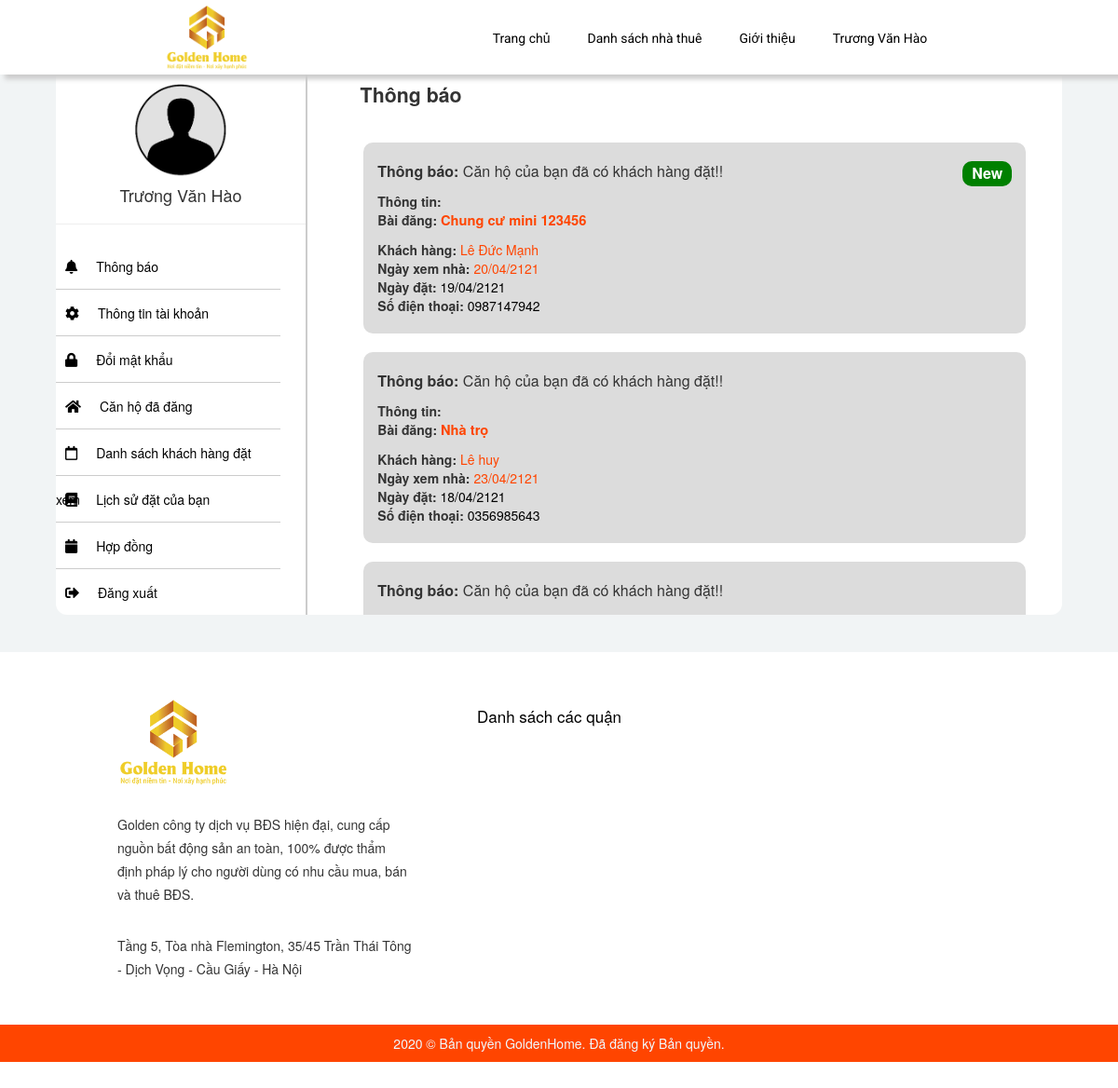
/site/index.php?act=thongbao&ma_tk=12 (signed in), run on the app's committed database.
### tables this page shows
CREATE TABLE `dat_lich`  (
  `id` int(11) NOT NULL AUTO_INCREMENT,
  `ma_dat` int(12) NOT NULL COMMENT 'mã đặt lịch xem',
  `ma_can` int(12) NOT NULL COMMENT 'mã căn hộ',
  `ma_tk` int(12) NOT NULL COMMENT 'mã tài khoản',
  `trang_thai` tinyint(1) NULL DEFAULT NULL,
  `ten_nguoi_dat` varchar(50) NULL DEFAULT NULL,
  `trang_thai_lich` tinyint(4) NULL DEFAULT NULL,
  `ghi_chu` varchar(255) NULL DEFAULT NULL,
  `sodt` varchar(50) NULL DEFAULT NULL,
  `gio_xem` time(0) NULL DEFAULT NULL,
  `ngay_dat` date NULL DEFAULT NULL COMMENT 'ngày đặt',
  `ngay_xem` date NULL DEFAULT NULL COMMENT 'ngày xem',
  PRIMARY KEY (`id`) USING BTREE,
  INDEX `Fk_datlich_tk`(`ma_tk`) USING BTREE,
  INDEX `Fk_datlich_canho`(`ma_can`) USING BTREE,
  INDEX `ma_dat`(`ma_dat`) USING BTREE,
  CONSTRAINT `Fk_datlich_canho` FOREIGN KEY (`ma_can`) REFERENCES `can_ho` (`ma_can`) ON DELETE CASCADE ON UPDATE CASCADE,
  CONSTRAINT `Fk_datlich_tk` FOREIGN KEY (`ma_tk`) REFERENCES `khach_hang` (`ma_tk`) ON DELETE CASCADE ON UPDATE CASCADE
);

CREATE TABLE `can_ho`  (
  `ma_can` int(12) NOT NULL AUTO_INCREMENT COMMENT 'mã căn hộ',
  `ma_quan` int(12) NOT NULL COMMENT 'mã quận',
  `id` int(12) NOT NULL COMMENT 'mã phường',
  `ma_loai` int(12) NOT NULL COMMENT 'mã loại căn',
  `ma_tk` int(12) NOT NULL,
  `dia_chi` varchar(255) NOT NULL COMMENT 'Địa chỉ',
  `ten_can_ho` varchar(150) NULL DEFAULT NULL COMMENT 'tên căn hộ',
  `dien_tich` float NULL DEFAULT NULL COMMENT 'diện tích ',
  `tang` tinyint(3) NULL DEFAULT NULL COMMENT 'Số tầng',
  `huong_nha` tinyint(8) NULL DEFAULT NULL COMMENT 'hướng nhà',
  `tien_ich` varchar(800) NULL DEFAULT NULL COMMENT 'Tiện ích',
  `chi_phi_khac` varchar(100) NULL DEFAULT NULL COMMENT 'chi phí khác',
  `so_phong_ngu` tinyint(2) NULL DEFAULT NULL COMMENT 'Số phòng ngủ',
  `so_phong_vs` tinyint(2) NULL DEFAULT NULL COMMENT 'Số phòng vệ sinh',
  `gia_thue` float NOT NULL DEFAULT 0 COMMENT 'Giá thuê',
  `hinh` varchar(150) NULL DEFAULT NULL,
  `hinha` varchar(150) NULL DEFAULT NULL,
  `hinhb` varchar(150) NULL DEFAULT NULL,
  `hinhc` varchar(150) NULL DEFAULT NULL,
  `an_hien` tinyint(1) NULL DEFAULT NULL COMMENT 'Ẩn hiện',
  `ghi_chu` varchar(50) NULL DEFAULT NULL COMMENT 'ghi chú',
  `trang_thai` varchar(50) NULL DEFAULT NULL,
  `so_luong` int(11) NULL DEFAULT NULL COMMENT 'Số lượng căn hộ',
  PRIMARY KEY (`ma_can`) USING BTREE,
  INDEX `FK_canho_loai`(`ma_loai`) USING BTREE,
  INDEX `FK_canho_quan`(`ma_quan`) USING BTREE,
  INDEX `FK_taikhoan_canho`(`ma_tk`) USING BTREE,
  INDEX `FK_phuong_canho`(`id`) USING BTREE,
  INDEX `ten_can_ho`(`ten_can_ho`) USING BTREE,
  INDEX `gia_thue`(`gia_thue`) USING BTREE,
  INDEX `chi_phi_khac`(`chi_phi_khac`) USING BTREE,
  INDEX `dia_chi`(`dia_chi`) USING BTREE,
  INDEX `dien_tich`(`dien_tich`) USING BTREE
);

### site/index.php (called while the page is built, shortened)
<?php
$ctrl='home';
    $pathFile ="controllers/$ctrl.php";
if (file_exists($pathFile)==true)
    require_once $pathFile;
else echo "Controller $ctrl không tồn tại";
?>

### system/database.php (called while the page is built, shortened)
<?php
function getConnection()
{
    $opt = array(PDO::MYSQL_ATTR_INIT_COMMAND => "SET NAMES utf8", PDO::ATTR_ERRMODE => PDO::ERRMODE_EXCEPTION);
    $conn = new PDO('mysql:host=' . HOST_DB . ';dbname=' . NAME_DB, USER_DB, PASS_DB, $opt);
    return $conn;
}
function query($sql)
{
    $conn = getConnection();
    $result = $conn->query($sql);
    return $result;
}

### site/models/home.php (called while the page is built, shortened)
 <?php
require_once('../system/database.php');
function getthongbao($id){
    $sql="SELECT ch.ten_can_ho, ch.ma_tk, dl.ma_can ,dl.ma_tk,kh.ho_ten,trang_thai_lich,ten_nguoi_dat,gio_xem, ngay_xem , ngay_dat, sodt, ma_dat, dl.trang_thai,dl.ghi_chu
    FROM can_ho ch INNER JOIN dat_lich dl ON ch.ma_can = dl.ma_can
    INNER JOIN khach_hang kh ON kh.ma_tk=dl.ma_tk WHERE ch.ma_tk='$id' and ch.an_hien = 1 order by  ma_dat  desc";
    return query($sql);
}
?>

### site/views/thongbao.php (the view)
<h4 style="margin: 40px 15px;font-weight: bold;font-size: 16pt;">Thông báo</h4>
<?php
    foreach ($showtb as $stt => $showtb) {
        $stt += 1;
        ?>
        <div class="thongbao"
             style=" width: 95%; margin: 0 auto; background-color: gainsboro; padding: 10px 5px; border-radius: 10px; margin-bottom: 20px;">
            <div class="pading" style="padding: 10px 10px;">
                <p style="font-size: 12pt; "><strong>Thông báo: </strong>Căn hộ của bạn đã có khách hàng
                    đặt!! <?php if ($stt == 1) {
                        echo "<span class='neww'> New</span>";
                    } ?></p>
                <strong>Thông tin:</strong>
                <p><strong>Bài đăng: </strong> <span
                            style="color: orangered; font-weight: bold; font-size: 11pt;"><?= $showtb['ten_can_ho'] ?></span>
                </p>
                <strong>Khách hàng: </strong> <span
                        style="color: orangered;"><?php echo $showtb["ten_nguoi_dat"] ?></span> <br>
                <strong>Ngày xem nhà: </strong> <span
                        style="color: orangered;"><?php echo date_format(date_create($showtb['ngay_xem']), "d/m/yy") ?></span>
                <br>
                <strong>Ngày đặt: </strong> <span
                        style="color: black;"><?php echo date_format(date_create($showtb['ngay_dat']), "d/m/yy") ?></span>
                <br>
                <strong>Số điện thoại: </strong> <span style="color: black;"><?php echo $showtb['sodt'] ?></span>
            </div>
        </div>
        <?php
    }
?>

### site/views/css/index.css (style rules this page uses)
* { padding: 0; margin: 0; box-sizing: border-box; }
body { width: 100%; font-family: "Sf ui display", sans-serif; margin: 0 auto; }
.neww { padding: 2px 10px; border-radius: 10px; color: white; float: right; font-weight: bold; background-color: green; }

### data on the page
dat_lich: shows "New", ma_can.ten_can_ho "Chung cư mini 123456", ten_nguoi_dat "Lê Đức Mạnh", ngay_xem "20/04/2121", ngay_dat "19/04/2121", sodt "0987147942"
dat_lich: ma_can.ten_can_ho "Nhà trọ", ten_nguoi_dat "Lê huy", ngay_xem "23/04/2121", ngay_dat "18/04/2121", sodt "0356985643"

### other printed values
$_SESSION['user'] "Trương Văn Hào"
$_SESSION["user"] "Trương Văn Hào"
